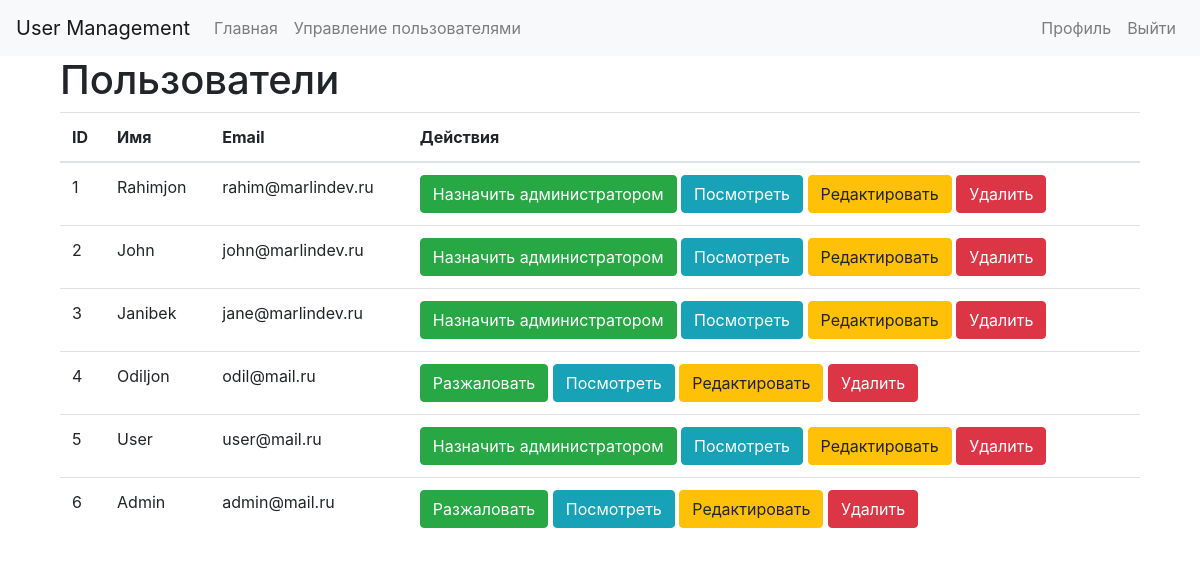
Page /users/index.php (signed in) on the committed database.
### tables this page shows
CREATE TABLE `users` (
  `id` int(11) NOT NULL,
  `username` varchar(255) NOT NULL,
  `email` varchar(255) NOT NULL,
  `group_id` int(11) NOT NULL DEFAULT '1',
  `status` varchar(255) DEFAULT NULL,
  `register_data` date DEFAULT NULL,
  `password` varchar(255) NOT NULL
);

### classes/config.php (called while the page is built)
<?php
class Config {
    public static function get($path = null) {
        if($path) {
            $config = $GLOBALS['config'];
            $path = explode('.', $path);
            foreach($path as $item) {
                if(isset($config[$item])) {
                    $config = $config[$item];
                }
            }
            return $config;
        }
        return false;
    }
}

### classes/database.php (called while the page is built, shortened)
<?php
class Database {
    private static $instance = null;
    private $pdo, $query, $error = false, $results, $count;
    private function __construct() {
        try {
            $this->pdo = new PDO("mysql:host=" . Config::get('mysql.host') . ";dbname=" . Config::get('mysql.database'), Config::get('mysql.username'), Config::get('mysql.password'));
        } catch (PDOException $exception) {
            die($exception->getMessage());
        }
    }
    public static function getInstance() {
        if(!isset(self::$instance)) {
            self::$instance = new Database;
        }
        return self::$instance;
    }
    public function query($sql, $params = [])
    {
        $this->error = false;
        $this->query = $this->pdo->prepare($sql);
        if(count($params)) {
            $i = 1;
            foreach($params as $param) {
                $this->query->bindValue($i, $param);
                $i++;
            }
        }
        if(!$this->query->execute()) {
            $this->error = true;
        } else {
            $this->results = $this->query->fetchAll(PDO::FETCH_OBJ);
            $this->count = $this->query->rowCount();
        }
        return $this;
    }
    public function error()
    {
        return $this->error;
    }
    public function results()
    {
        return $this->results;
    }
    public function count()
    {
        return $this->count;
    }
    public function get($table, $where = [])
    {
        return $this->action('SELECT *', $table, $where);
    }
    public function action($action, $table, $where = [])
    {
        if(count($where) === 3) {
            $operators = ['=', '>', '<', '>=', '<='];
            $field = $where[0];
            $operator = $where[1];
            $value = $where[2];
            if(in_array($operator, $operators)) {
                $sql = "{$action} FROM {$table} WHERE {$field} {$operator} ?";
                if(!$this->query($sql, [$value])->error()) {
                    return $this;
                }
            }
        }
        return false;
    }
    public function first()
    {
        return $this->results()[0];
    }
    public function getAll($table) {
        $sql = "SELECT * FROM {$table}";
        if(!$this->query($sql)) {
            return $this;
        }
    }
}

### classes/user.php (called while the page is built, shortened)
<?php
class User {
    private $db, $data, $sessionName, $isLoggedIn, $cookieName;
    public function __construct($user = null) {
        $this->db = Database::getInstance();
        $this->sessionName = Config::get('session.user_session');
        if(!$user) {
            if(Session::exists($this->sessionName)) {
                $user = Session::get($this->sessionName);
                if($this->find($user)) {
                    $this->isLoggedIn = true;
                }
            }
        } else {
            $this->find($user);
        }
    }
    public function find($value = null) {
        if(is_numeric($value)) {
            $this->data = $this->db->get('users', ['id', '=', $value])->first();
        } else {
            $this->data = $this->db->get('users', ['email', '=', $value])->first();
        }
        if($this->data) {
            return true;
        }
        return false;
    }
    public function data() {
        return $this->data;
    }
    public function isLoggedIn() {
        return $this->isLoggedIn;
    }
    public function hasPermissions($key = null) {
        if($key) {
            $group = $this->db->get('groups', ['id', '=', $this->data()->group_id]);
             if ($group->count()) {
                 $permissions = $group->first()->permissions;
                 $permissions = json_decode($permissions, true);
                 if ($permissions[$key]) {
                     return true;
                 }
             }
        }
        return false;
    }
}

### classes/session.php (called while the page is built, shortened)
<?php
class Session {
    public static function exists($name) {
        return (isset($_SESSION[$name])) ? true : false;
    }
    public static function get($name) {
        return $_SESSION[$name];
    }
}

### users/index.php (the view, shortened to what this page needs)
<?php
$user = new User;
$getAll = Database::getInstance()->getAll('users');
$usersList = Database::getInstance()->results();
?>
<!doctype html>
<html lang="en">
  <head>
	<link rel="stylesheet" href="https://stackpath.bootstrapcdn.com/bootstrap/4.4.1/css/bootstrap.min.css">
	<link rel="stylesheet" href="https://stackpath.bootstrapcdn.com/font-awesome/4.7.0/css/font-awesome.min.css">
  </head>
  <body>
  <nav class="navbar navbar-expand-lg navbar-light bg-light">
      <a class="navbar-brand" href="../index.php">User Management</a>
      <div class="collapse navbar-collapse" id="navbarSupportedContent">
          <ul class="navbar-nav mr-auto">
              <li class="nav-item">
                  <a class="nav-link" href="../index.php">Главная</a>
              </li>
              <?php if ($user->hasPermissions('admin')): ?>
                  <li class="nav-item">
                      <a class="nav-link" href="index.php">Управление пользователями</a>
                  </li>
              <?php endif; ?>
          </ul>
          <?php if (!$user->isLoggedIn()): ?>
              <ul class="navbar-nav">
                  <li class="nav-item">
                      <a href="../login.php" class="nav-link">Войти</a>
                  </li>
                  <li class="nav-item">
                      <a href="../register.php" class="nav-link">Регистрация</a>
                  </li>
              </ul>
          <?php else: ?>
              <ul class="navbar-nav">
                  <li class="nav-item">
                      <a href="../profile.php?id=<?= $user->data()->id;?>" class="nav-link">Профиль</a>
                  </li>
                  <li class="nav-item">
                      <a href="../logout.php" class="nav-link">Выйти</a>
                  </li>
              </ul>
          <?php endif; ?>
      </div>
  </nav>
    <div class="container">
      <div class="col-md-12">
        <h1>Пользователи</h1>
        <table class="table">
          <thead>
            <tr>
              <th>ID</th>
              <th>Имя</th>
              <th>Email</th>
              <th>Действия</th>
            </tr>
          </thead>
          <tbody>
          <?php foreach ($usersList as $user): ?>
            <tr>
              <td><?= $user->id; ?></td>
              <td><?= $user->username; ?></td>
              <td><?= $user->email; ?></td>
              <td>
              	<a href="edit_user_group.php?id=<?=$user->id; ?>" class="btn btn-success"><?= ($user->group_id == 1) ? 'Назначить администратором' : 'Разжаловать'; ?></a>
                <a href="../user_profile.php?id=<?=$user->id; ?>" class="btn btn-info">Посмотреть</a>
                <a href="edit.php?id=<?=$user->id;?>" class="btn btn-warning">Редактировать</a>
                <a href="delete.php?id=<?=$user->id;?>" class="btn btn-danger" onclick="return confirm('Вы уверены?');">Удалить</a>
              </td>
            </tr>
          <?php endforeach; ?>
          </tbody>
        </table>
      </div>
    </div>
  </body>
</html>

### rows in the picture
users: id "1", username "Rahimjon", email "rahim@marlindev.ru", shows "Назначить администратором"
users: id "2", username "John", email "john@marlindev.ru", shows "Назначить администратором"
users: id "3", username "Janibek", email "jane@marlindev.ru", shows "Назначить администратором"
users: id "4", username "Odiljon", email "odil@mail.ru", shows "Разжаловать"
users: id "5", username "User", email "user@mail.ru", shows "Назначить администратором"
users: id "6", username "Admin", email "admin@mail.ru", shows "Разжаловать"
